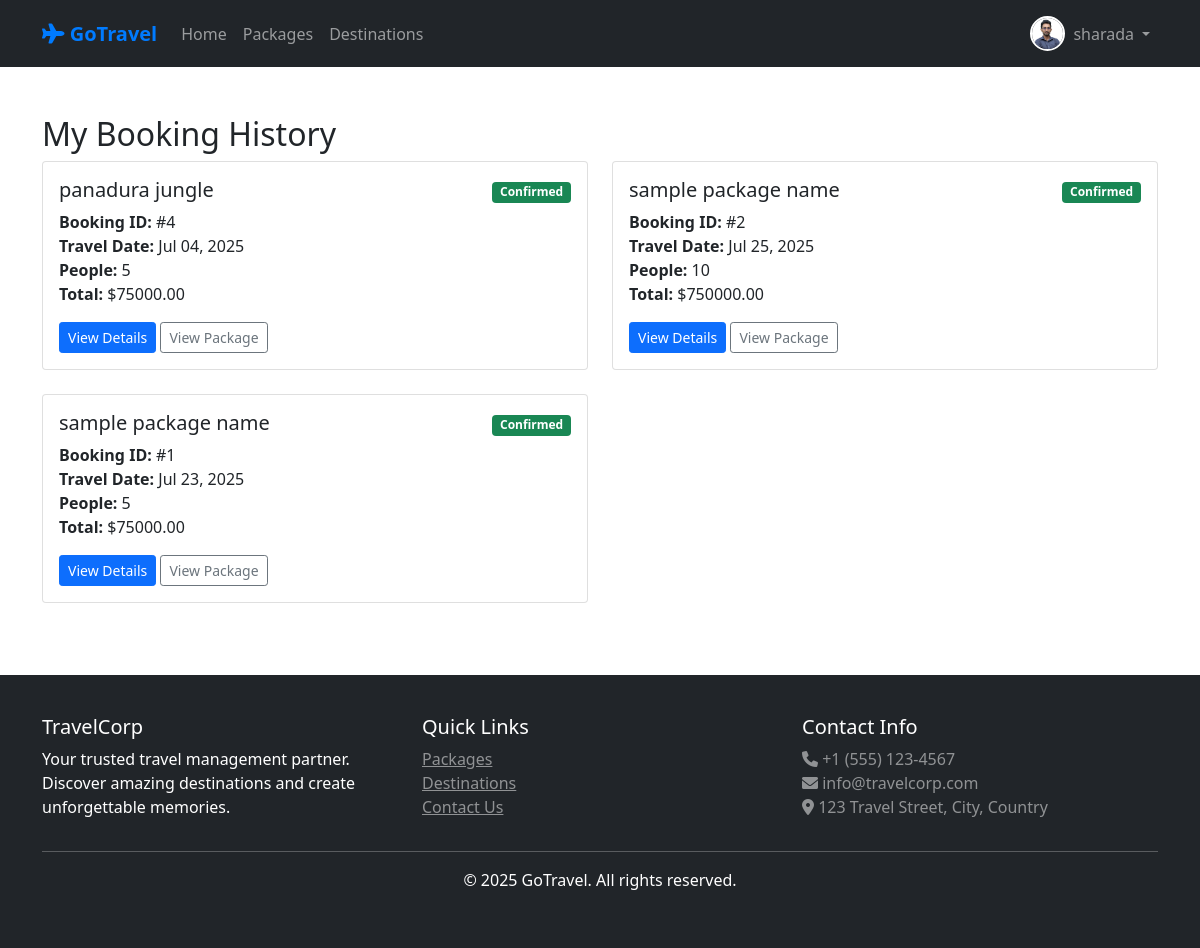
/bookings/ (signed in), run on an earlier commit of the app's database.
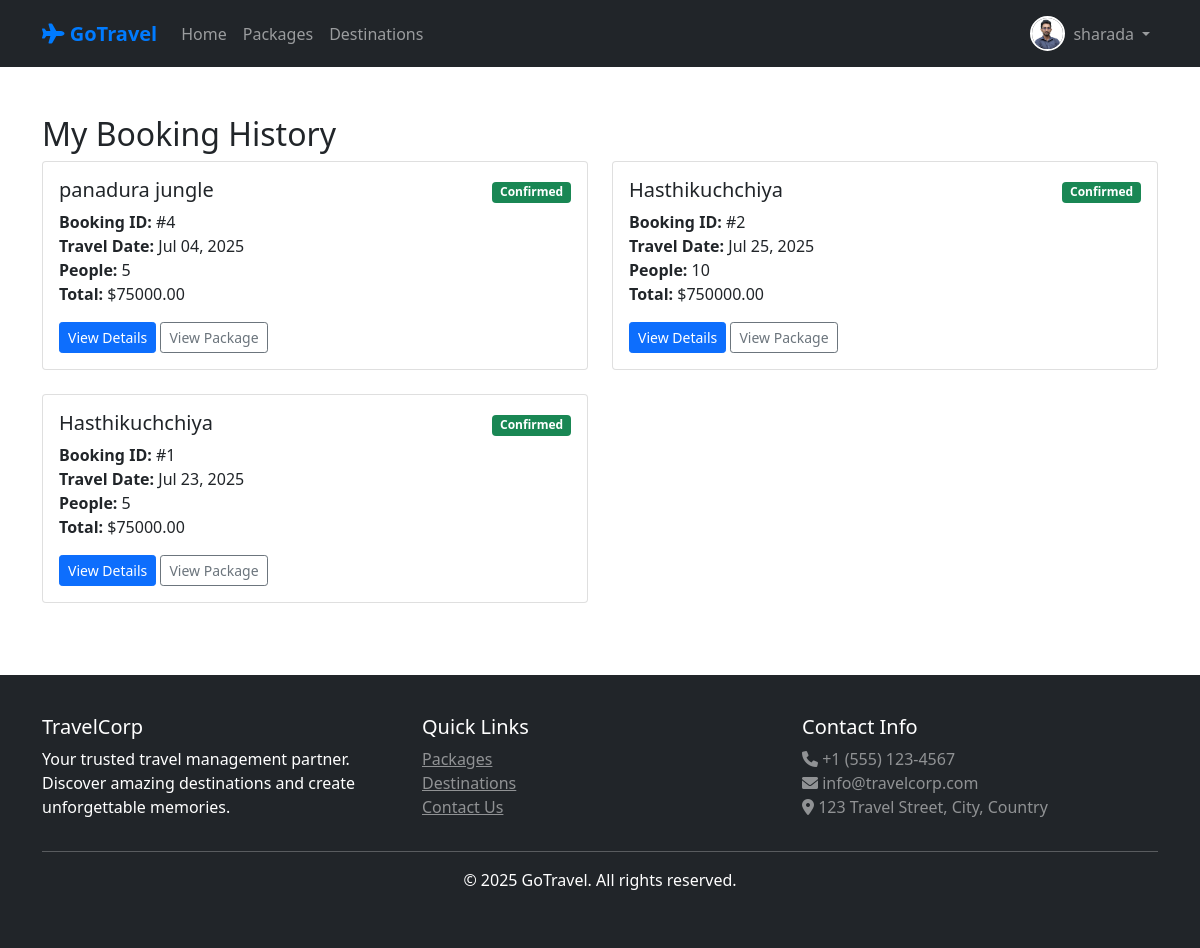
And on a later commit of the database.
### travel/models.py (models this page shows, shortened)
class Booking(models.Model):
    BOOKING_STATUS = [
        ('pending', 'Pending'),
        ('confirmed', 'Confirmed'),
        ('cancelled', 'Cancelled'),
        ('completed', 'Completed'),
    ]
    PAYMENT_STATUS = [
        ('pending', 'Pending'),
        ('paid', 'Paid'),
        ('failed', 'Failed'),
        ('refunded', 'Refunded'),
    ]
    user = models.ForeignKey(User, on_delete=models.CASCADE)
    package = models.ForeignKey(Package, on_delete=models.CASCADE, null=True, blank=True)
    hotel = models.ForeignKey(Hotel, on_delete=models.CASCADE, null=True, blank=True)
    transport = models.ForeignKey(Transport, on_delete=models.CASCADE, null=True, blank=True)
    booking_date = models.DateTimeField(auto_now_add=True)
    travel_date = models.DateField()
    return_date = models.DateField(null=True, blank=True)
    num_people = models.IntegerField(default=1)
    total_amount = models.DecimalField(max_digits=10, decimal_places=2)
    status = models.CharField(max_length=20, choices=BOOKING_STATUS, default='pending')
    payment_status = models.CharField(max_length=20, choices=PAYMENT_STATUS, default='pending')
    special_requests = models.TextField(blank=True)
    created_at = models.DateTimeField(auto_now_add=True)
    updated_at = models.DateTimeField(auto_now=True)

class Package(models.Model):
    PACKAGE_TYPES = [
        ('tour', 'Tour Package'),
        ('hotel', 'Hotel Package'),
        ('transport', 'Transport Package'),
        ('combo', 'Combo Package'),
    ]
    name = models.CharField(max_length=200)
    destination = models.ForeignKey(Destination, on_delete=models.CASCADE)
    package_type = models.CharField(max_length=20, choices=PACKAGE_TYPES)
    description = models.TextField()
    price = models.DecimalField(max_digits=10, decimal_places=2)
    duration_days = models.IntegerField()
    max_people = models.IntegerField()
    includes = models.TextField(help_text="What's included in the package")
    excludes = models.TextField(help_text="What's not included")
    image = models.ImageField(upload_to='packages/')
    is_active = models.BooleanField(default=True)
    is_featured = models.BooleanField(default=False, help_text="Mark as featured package")
    created_by = models.ForeignKey(User, on_delete=models.CASCADE)
    created_at = models.DateTimeField(auto_now_add=True)
    updated_at = models.DateTimeField(auto_now=True)

### travel/views.py (the view)
# urls.py: path('bookings/', views.booking_history, name='booking_history'),
@login_required
def booking_history(request):
    try:
        bookings = Booking.objects.filter(user=request.user).order_by('-created_at')
    except:
        bookings = []
    paginator = Paginator(bookings, 10)
    page_number = request.GET.get('page')
    page_obj = paginator.get_page(page_number)
    template = loader.get_template('travel/booking_history.html')
    context = {
        'page_obj': page_obj,
    }
    return HttpResponse(template.render(context, request))

### travel/context_processors.py (called while the page is built)
def user_profile(request):
    if request.user.is_authenticated:
        try:
            profile, created = UserProfile.objects.get_or_create(user=request.user)
            return {'user_profile': profile}
        except:
            return {'user_profile': None}
    return {'user_profile': None}

### travel/templates/travel/booking_history.html (shortened to what this page needs)
{% extends 'travel/base.html' %}
{% block content %}
<div class="container my-5">
    <h2>My Booking History</h2>
    {% if page_obj %}
    <div class="row">
        {% for booking in page_obj %}
        <div class="col-md-6 mb-4">
            <div class="card">
                <div class="card-body">
                    <div class="d-flex justify-content-between align-items-start">
                        <div>
                            <h5 class="card-title">
                                {% if booking.package %}
                                {{ booking.package.name }}
                                {% else %}
                                Booking #{{ booking.id }}
                                {% endif %}
                            </h5>
                            <p class="card-text">
                                <strong>Booking ID:</strong> #{{ booking.id }}<br>
                                <strong>Travel Date:</strong> {{ booking.travel_date|date:"M d, Y" }}<br>
                                <strong>People:</strong> {{ booking.num_people }}<br>
                                <strong>Total:</strong> ${{ booking.total_amount }}
                            </p>
                        </div>
                        <div class="text-end">
                            <span
                                class="badge {% if booking.status == 'confirmed' %}bg-success{% elif booking.status == 'pending' %}bg-warning{% else %}bg-danger{% endif %}">
                                {{ booking.get_status_display }}
                            </span>
                        </div>
                    </div>
                    <div class="mt-3">
                        <a href="{% url 'booking_detail' booking.id %}" class="btn btn-primary btn-sm">View Details</a>
                        {% if booking.package %}
                        <a href="{% url 'package_detail' booking.package.id %}"
                            class="btn btn-outline-secondary btn-sm">View Package</a>
                        {% endif %}
                    </div>
                </div>
            </div>
        </div>
        {% endfor %}
    </div>
    {% else %}
    <div class="alert alert-info">
        <h4>No bookings yet</h4>
        <p>You haven't made any bookings yet. <a href="{% url 'package_list' %}">Browse packages</a> to start your
            journey!</p>
    </div>
    {% endif %}
</div>
{% endblock %}

What changed in the data, as far as the page shows it:
changed through a linked row, Booking "Jul 25, 2025": package.name "sample package name" → "Hasthikuchchiya"
changed through a linked row, Booking "Jul 23, 2025": package.name "sample package name" → "Hasthikuchchiya"
